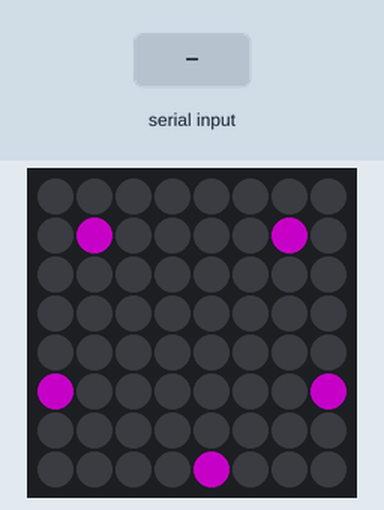
Simulated run of this program. Board: Raspberry Pi (BCM pin numbers) with a Sense HAT. Shown: the Sense HAT's 8×8 RGB LED matrix. Inputs (shaded band) come from the test bench. Dim RGB values are drawn brighter than linear; random numbers come from a fixed seed; what the program prints to the terminal is not drawn. At 1.3 s the program stops and its outputs stay as they are.

Above: at 1.2 s.
1.3 s: "90" typed at the terminal, then Enter
Timing chart, 0 to 2.8 s (numbered marks = the images above; inputs shaded):
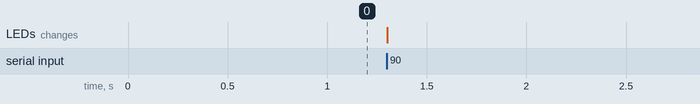

The program:

dice.py
```python
from sense_hat import SenseHat
import math
import random
import sys

BRIGHTNESS = 100
BLACK = [0,0,0]
RED = [BRIGHTNESS,0,0]
PURPLE = [BRIGHTNESS,0,BRIGHTNESS]
GREEN = [0,BRIGHTNESS,0]
BLUE = [0,0,BRIGHTNESS]
COLOURS = [RED, PURPLE, GREEN, BLUE]

DEFAULT_DICE_SIDES = 6
DISPLAY_HEIGHT = 8
DISPLAY_WIDTH = 8
DISPLAY_SIZE = DISPLAY_HEIGHT * DISPLAY_WIDTH

def main():
   sense = SenseHat()
   # sense.set_rotation(180)
   sense.clear()

   my_board = []
   max_sides = DEFAULT_DICE_SIDES
   if len(sys.argv) > 1:
      try:
         max_sides = int(sys.argv[1])
      except:
         print("Please pick a whole number in the range of 1 to 20.")
         sys.exit(1)
      if max_sides < 3 or max_sides > 20:
         print("Please pick a number in the range of 1 to 20.")
         sys.exit(1)

   # Select a colour
   colour_index = random.randint(0, len(COLOURS) - 1)
   random_colour = COLOURS[colour_index]

   # pick a number from one to six (or the max sides of dice)
   my_number = random.randint(1, max_sides)
   print(my_number)

   # Clear the board
   for board_index in range(DISPLAY_SIZE):
         my_board.append(BLACK)

   # Work out the spacing
   centre_row = DISPLAY_WIDTH // 2
   centre_col = DISPLAY_HEIGHT // 2
   distance_between_dots = math.floor(math.sqrt(DISPLAY_SIZE / my_number))
   # Place dots
   for dots in range(my_number):
        # Calculate the angle of the current True value
        angle = 2 * math.pi * dots / my_number

        row = centre_row + math.floor(math.cos(angle) * (DISPLAY_HEIGHT - 1) / 2)
        col = centre_col + math.floor(math.sin(angle) * (DISPLAY_WIDTH - 1) / 2)

        # Adjust the row and column to be within the valid range
        row = max(0, min(row, DISPLAY_HEIGHT - 1))
        col = max(0, min(col, DISPLAY_WIDTH - 1))
        board_index = (row * DISPLAY_WIDTH) + col
        my_board[board_index] = random_colour

   sense.set_pixels(my_board)
   input()
   sense.clear()

if __name__ == "__main__":
   main()
```
